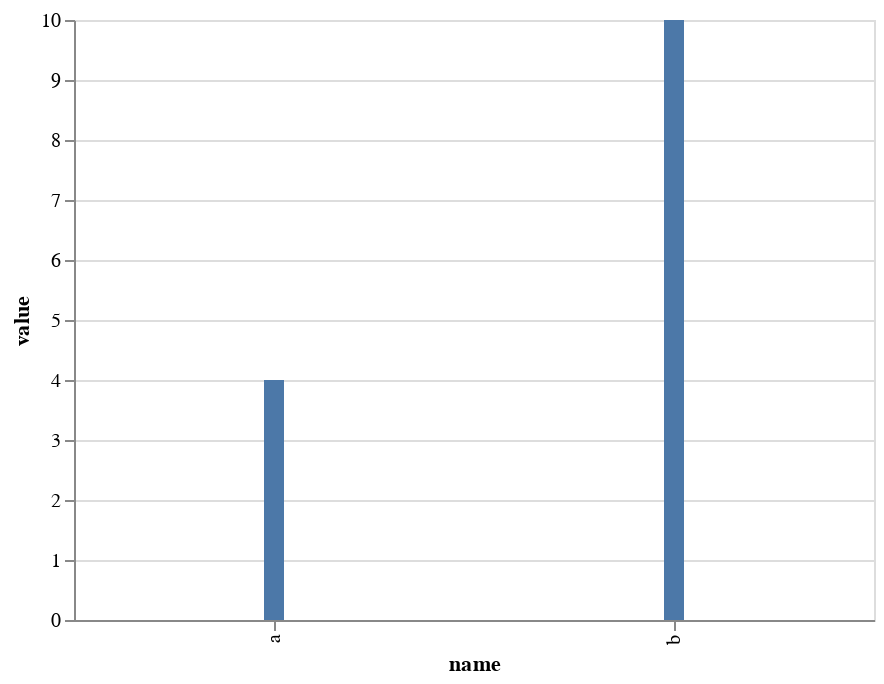

Notebook code for this chart:
### Code cell
import altair as alt
import pandas as pd

data = pd.DataFrame({'name': ['a', 'b'], 'value': [4, 10]})

alt.Chart(data).mark_bar(size=10).encode(
    x='name:O',
    y='value:Q'
)

### Figure 1 — Vega-Lite specification as saved in the notebook (floating-point values rounded to 4 significant figures)
{"$schema": "https://vega.github.io/schema/vega-lite/v2.6.0.json", "config": {"view": {"height": 300, "width": 400}}, "data": {"name": "data-cf5a331d23aeb8e7b4e4bb4565eb3a18"}, "datasets": {"data-cf5a331d23aeb8e7b4e4bb4565eb3a18": [{"name": "a", "value": 4}, {"name": "b", "value": 10}]}, "encoding": {"x": {"field": "name", "type": "ordinal"}, "y": {"field": "value", "type": "quantitative"}}, "mark": {"size": 10, "type": "bar"}}
